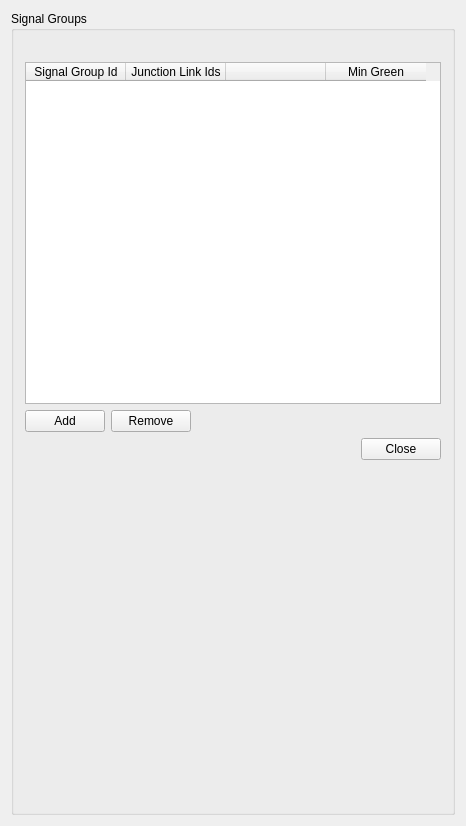
<?xml version="1.0" encoding="UTF-8"?>
<ui version="4.0">
 <class>DSigGroupsPanel</class>
 <widget class="QWidget" name="DSigGroupsPanel">
  <property name="geometry">
   <rect>
    <x>0</x>
    <y>0</y>
    <width>357</width>
    <height>826</height>
   </rect>
  </property>
  <property name="windowTitle">
   <string>DSigGroupsPanel</string>
  </property>
  <layout class="QVBoxLayout" name="verticalLayout_2">
   <item>
    <widget class="QGroupBox" name="DSigGroup_groupBox1">
     <property name="sizePolicy">
      <sizepolicy hsizetype="MinimumExpanding" vsizetype="MinimumExpanding">
       <horstretch>0</horstretch>
       <verstretch>0</verstretch>
      </sizepolicy>
     </property>
     <property name="minimumSize">
      <size>
       <width>0</width>
       <height>300</height>
      </size>
     </property>
     <property name="title">
      <string>Signal Groups</string>
     </property>
     <layout class="QVBoxLayout" name="verticalLayout">
      <item>
       <widget class="QLabel" name="hint_label">
        <property name="text">
         <string/>
        </property>
       </widget>
      </item>
      <item>
       <widget class="QTableWidget" name="sigGp_tableWidget">
        <property name="sizePolicy">
         <sizepolicy hsizetype="MinimumExpanding" vsizetype="MinimumExpanding">
          <horstretch>0</horstretch>
          <verstretch>0</verstretch>
         </sizepolicy>
        </property>
        <property name="minimumSize">
         <size>
          <width>300</width>
          <height>0</height>
         </size>
        </property>
        <property name="horizontalScrollBarPolicy">
         <enum>Qt::ScrollBarAlwaysOff</enum>
        </property>
        <property name="sizeAdjustPolicy">
         <enum>QAbstractScrollArea::AdjustToContentsOnFirstShow</enum>
        </property>
        <property name="dragDropOverwriteMode">
         <bool>false</bool>
        </property>
        <property name="alternatingRowColors">
         <bool>true</bool>
        </property>
        <property name="selectionMode">
         <enum>QAbstractItemView::SingleSelection</enum>
        </property>
        <property name="selectionBehavior">
         <enum>QAbstractItemView::SelectRows</enum>
        </property>
        <property name="sortingEnabled">
         <bool>true</bool>
        </property>
        <property name="cornerButtonEnabled">
         <bool>false</bool>
        </property>
        <property name="rowCount">
         <number>0</number>
        </property>
        <column>
         <property name="text">
          <string>Signal Group Id</string>
         </property>
        </column>
        <column>
         <property name="text">
          <string>Junction Link Ids</string>
         </property>
        </column>
        <column>
         <property name="text">
          <string/>
         </property>
        </column>
        <column>
         <property name="text">
          <string>Min Green</string>
         </property>
        </column>
       </widget>
      </item>
      <item>
       <layout class="QHBoxLayout" name="horizontalLayout">
        <item>
         <widget class="QPushButton" name="add_pushButton">
          <property name="text">
           <string>Add</string>
          </property>
         </widget>
        </item>
        <item>
         <widget class="QPushButton" name="remove_pushButton">
          <property name="text">
           <string>Remove</string>
          </property>
         </widget>
        </item>
        <item>
         <widget class="QLabel" name="feedback_label">
          <property name="sizePolicy">
           <sizepolicy hsizetype="MinimumExpanding" vsizetype="Preferred">
            <horstretch>0</horstretch>
            <verstretch>0</verstretch>
           </sizepolicy>
          </property>
          <property name="text">
           <string/>
          </property>
         </widget>
        </item>
        <item>
         <spacer name="horizontalSpacer">
          <property name="orientation">
           <enum>Qt::Horizontal</enum>
          </property>
          <property name="sizeHint" stdset="0">
           <size>
            <width>0</width>
            <height>0</height>
           </size>
          </property>
         </spacer>
        </item>
       </layout>
      </item>
      <item>
       <layout class="QHBoxLayout" name="horizontalLayout_3">
        <item>
         <spacer name="horizontalSpacer_2">
          <property name="orientation">
           <enum>Qt::Horizontal</enum>
          </property>
          <property name="sizeHint" stdset="0">
           <size>
            <width>0</width>
            <height>0</height>
           </size>
          </property>
         </spacer>
        </item>
        <item>
         <widget class="QPushButton" name="close_pushButton">
          <property name="text">
           <string>Close</string>
          </property>
         </widget>
        </item>
       </layout>
      </item>
      <item>
       <spacer name="verticalSpacer">
        <property name="orientation">
         <enum>Qt::Vertical</enum>
        </property>
        <property name="sizeHint" stdset="0">
         <size>
          <width>0</width>
          <height>341</height>
         </size>
        </property>
       </spacer>
      </item>
     </layout>
    </widget>
   </item>
  </layout>
 </widget>
 <layoutdefault spacing="6" margin="11"/>
 <resources/>
 <connections/>
</ui>
